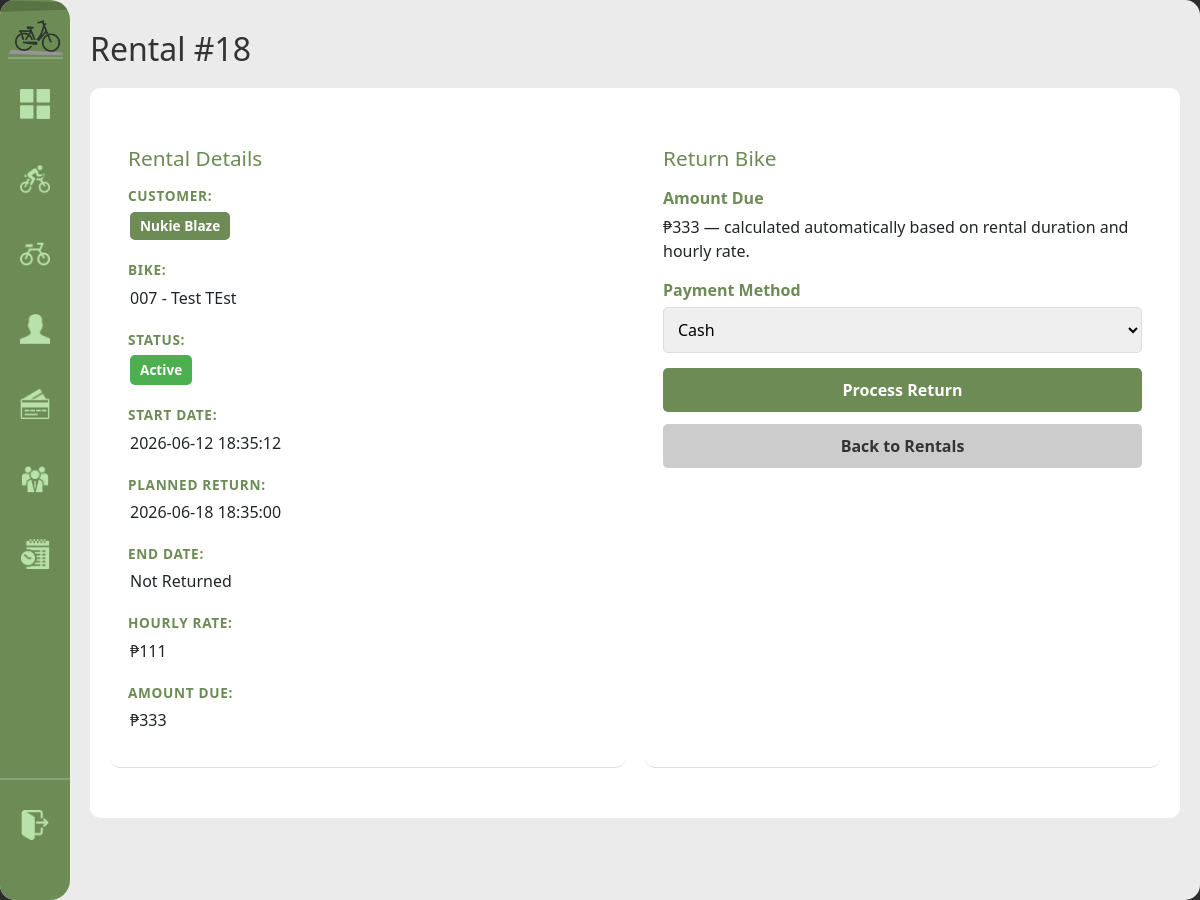
Page /rental/18 (signed in) on the earlier database version.
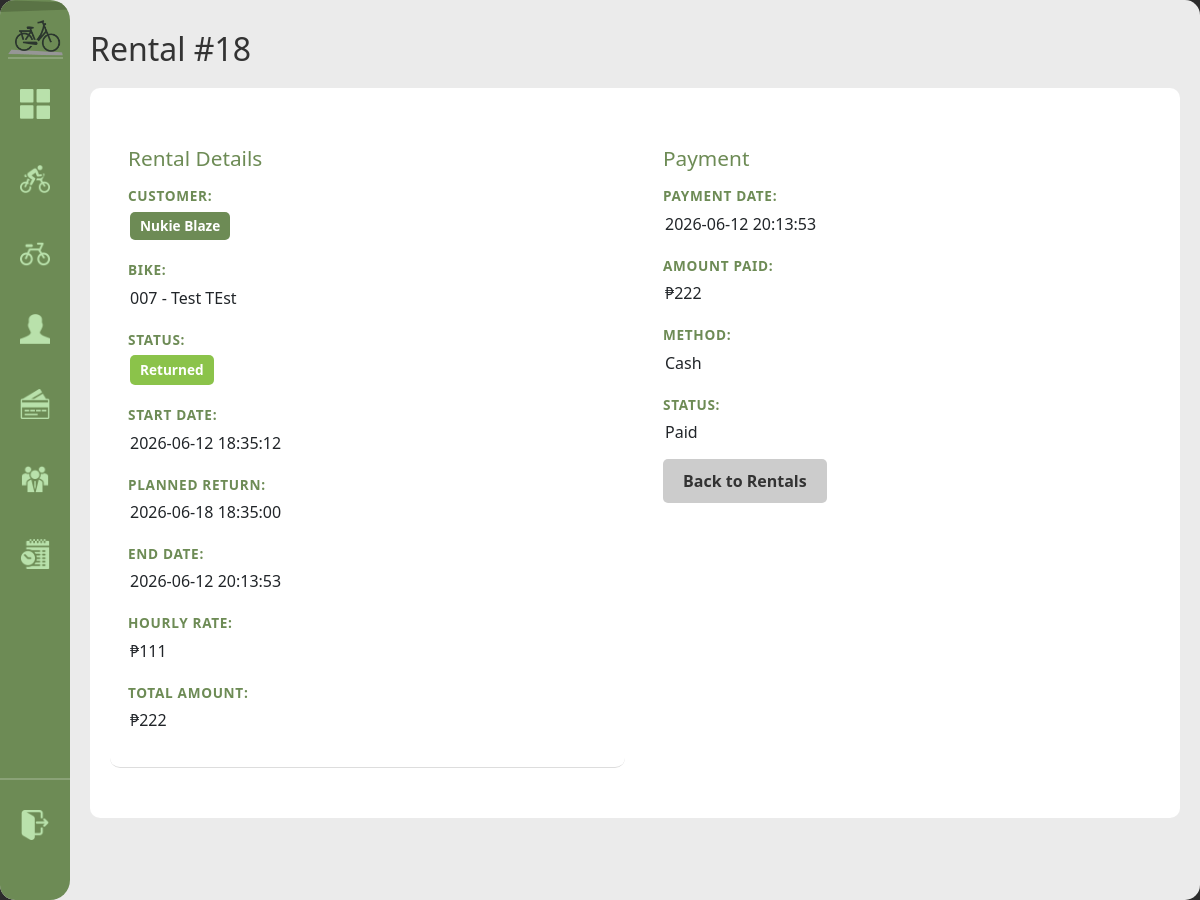
Same page on the later database version.
### tables this page shows
CREATE TABLE payment (
            payment_id INTEGER PRIMARY KEY AUTOINCREMENT,
            customer_id INTEGER NOT NULL,
            bike_id INTEGER NOT NULL,
            rental_id INTEGER,
            payment_date DATETIME NOT NULL DEFAULT(datetime('now','localtime')),
            amount_paid DECIMAL(10,2) NOT NULL,
            payment_method TEXT,
            payment_status TEXT DEFAULT 'paid',
            FOREIGN KEY(customer_id) REFERENCES customer(customer_id) ON DELETE CASCADE,
            FOREIGN KEY(bike_id) REFERENCES bike(bike_id) ON DELETE CASCADE
        );

### handlers/rentals_routes.py (the view, shortened to what this page needs)
@rentals_bp.route('/rental/<int:rid>', methods=['GET', 'POST'])
@login_required
def rental_detail(rid):
    rental = database.get().get_rental(rid)
    payment = database.get().get_payment_for_rental(rid)
    preview_amount = None
    if rental and rental['status'] in ['active', 'overdue']:
        rental_start = datetime.fromisoformat(rental['rental_start'])
        now = datetime.now()
        rate = float(rental['rental_rate'])
        planned_return = datetime.fromisoformat(rental['planned_return']) if rental.get('planned_return') else None
        if planned_return and now > planned_return:
            normal_hours = max(1, math.ceil((planned_return - rental_start).total_seconds() / 3600))
            overtime_hours = math.floor((now - planned_return).total_seconds() / 3600)
            preview_amount = round((normal_hours * rate) + (overtime_hours * rate * 1.2), 2)
        else:
            duration_hours = max(1, math.ceil((now - rental_start).total_seconds() / 3600))
            preview_amount = round(duration_hours * rate, 2)
    return render_template('rental_detail.html', rental=rental, payment=payment, preview_amount=preview_amount)

### app.py (called while the page is built)
def get_sidebar_state():
    return request.cookies.get('sidebarState') == 'expanded'

@app.context_processor
def inject_sidebar_state():
    return dict(sidebar_expanded=get_sidebar_state())

@app.context_processor
def inject_current_staff():
    staff = current_staff()
    return dict(current_staff=staff, is_admin=staff and staff.get("role") == "admin")

### modules/auth.py (called while the page is built)
def login_required(view):
    @wraps(view)
    def wrapped(*args, **kwargs):
        if not session.get("staff_id"):
            return redirect(url_for("login"))
        return view(*args, **kwargs)
    return wrapped

def current_staff():
    if not session.get("staff_id"):
        return None
    return {
        "staff_id": session.get("staff_id"),
        "username": session.get("username"),
        "first_name": session.get("first_name"),
        "last_name": session.get("last_name"),
        "role": session.get("role"),
    }

### modules/database.py (called while the page is built)
def get():
    if not db: init()
    return db

    def get_payment_for_rental(self, rid):
        r = self.conn.execute("SELECT * FROM payment WHERE rental_id = ?", (rid,)).fetchone()
        return dict(r) if r else None

### templates/rental_detail.html (shortened to what the changed rows need)
{% extends "base.html" %}
{% block content %}
<h1>Rental #{{ rental['rental_id'] }}</h1>
<div class="detail-container">
    <div class="detail-section">
        <h2>Rental Details</h2>
        <div class="detail-grid">
            <div class="detail-item">
                <span class="value"><span class="status-badge status-{{ rental['status'] }}">{{ rental['status'].title() }}</span></span>
            </div>
            <div class="detail-item">
                <span class="label">End Date:</span>
                <span class="value">{{ rental['rental_end'] or 'Not Returned' }}</span>
            </div>
            <div class="detail-item">
                <span class="label">{% if rental['status'] in ['active', 'overdue'] %}Amount Due{% else %}Total Amount{% endif %}:</span>
                <span class="value">
                    {% if rental['status'] in ['active', 'overdue'] %}
                        ₱{{ "{:.0f}".format(preview_amount) }}
                    {% else %}
                        {{ 'Pending' if rental['total_amount'] is none else '₱' ~ '%.0f' % rental['total_amount'] }}
                    {% endif %}
                </span>
            </div>
        </div>
    </div>
    {% if rental['status'] in ['active', 'overdue'] %}
    <div class="detail-section">
        <h2>Return Bike</h2>
        <form method="post" class="form">
            <div class="form-group">
                <label>Amount Due</label>
                <div>₱{{ "{:.0f}".format(preview_amount) }} — calculated automatically based on rental duration and hourly rate.</div>
            </div>
            <div class="form-group">
                <label>Payment Method</label>
                <select name="payment_method" required>
                    <option value="cash">Cash</option>
                </select>
            </div>
            <button type="button" id="processReturnButton" class="btn-primary" sound-type="major">Process Return</button>
        </form>
        <a href="{{ url_for('rentals.rentals') }}" class="btn-secondary back-to-rentals">Back to Rentals</a>
    </div>
    {% endif %}
    {% if payment %}
    <div class="detail-section">
        <h2>Payment</h2>
        <div class="detail-grid">
            <div class="detail-item">
                <span class="label">Payment Date:</span>
                <span class="value">{{ payment['payment_date'] }}</span>
            </div>
            <div class="detail-item">
                <span class="label">Amount Paid:</span>
                <span class="value">₱{{ payment['amount_paid'] }}</span>
            </div>
            <div class="detail-item">
                <span class="label">Method:</span>
                <span class="value">{{ payment['payment_method'].title() }}</span>
            </div>
            <div class="detail-item">
                <span class="label">Status:</span>
                <span class="value">{{ payment['payment_status'].title() }}</span>
            </div>
        </div>
        <a href="{{ url_for('rentals.rentals') }}" class="btn-secondary">Back to Rentals</a>
    </div>
    {% endif %}
</div>
{% endblock %}

Differences in the rows shown:
added payment: payment_date "2026-06-12 20:13:53", amount_paid "222", payment_method "Cash", payment_status "Paid"
Other differences:
{{ rental['status'].title() }}: "Active" → "Returned"
{{ rental['rental_end'] or 'Not Returned' }}: "Not Returned" → "2026-06-12 20:13:53"
{{ "{:.0f}".format(preview_amount) }}: "333" → (not shown)
form field payment_method: "Cash" → (not shown)
text no longer shown: "AMOUNT DUE Return Bike Amount Due — calculated automatically based on rental duration and hourly rate. Payment Method Process Return"
text now shown: "TOTAL AMOUNT ₱222 Payment PAYMENT DATE: AMOUNT PAID: METHOD: STATUS:"
